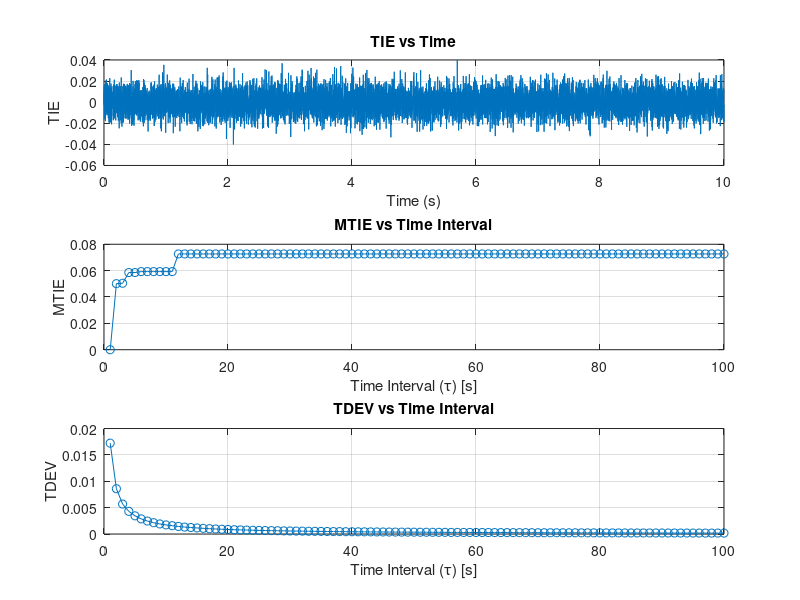

Reproduce this figure in MATLAB.
% 参数设置
fs = 1000; % 采样频率 (Hz)
N = 10000; % 采样点数
t = (0:N-1)/fs; % 时间向量 (s)
sigma = 0.01; % 噪声的标准差

% 创建模拟相位误差数据
clock_signal = t + sigma * randn(1, N); % 模拟相位误差

% 计算TIE
ideal_clock = t;
TIE = clock_signal - ideal_clock;

% 计算 TDEV 的函数
function tdev = compute_tdev(tie, max_tau)
    taus = 1:max_tau;
    tdev = zeros(size(taus));
    for i = 1:length(taus)
        tau = taus(i);
        n = length(tie) - 2*tau;
        if n > 0
            sum_diff = 0;
            for j = 1:n
                sum_diff = sum_diff + (tie(j+2*tau) - 2*tie(j+tau) + tie(j))^2;
            end
            tdev(i) = sqrt(sum_diff / (2*n*tau^2)) ;
        else
            tdev(i) = NaN;
        end
    end
end

% 计算 MTIE 的函数
function mtie = compute_mtie(tie, max_tau)
    taus = 1:max_tau;
    mtie = zeros(size(taus));
    for i = 1:length(taus)
        tau = taus(i);
        n = length(tie) - tau;
        if n > 0
            max_peak_to_peak = 0;
            for j = 1:n
                % 计算当前窗口内的峰值到峰值值
                window_tie = tie(j:j+tau-1);
                peak_to_peak = max(window_tie) - min(window_tie);
                % 更新最大峰值到峰值值
                if peak_to_peak > max_peak_to_peak
                    max_peak_to_peak = peak_to_peak;
                end
            end
            % 保存当前 τ 间隔下的最大峰值到峰值值
            mtie(i) = max_peak_to_peak;
        else
            mtie(i) = NaN;
        end
    end
end

% 调用函数并设置最大时间间隔
max_tau = 100; % 最大时间间隔
tdev_result = compute_tdev(TIE, max_tau);
mtie_result = compute_mtie(TIE, max_tau);

% 在同一个窗口中显示TIE、MTIE和TDEV
figure;

% 绘制TIE vs Time
subplot(3,1,1); % 创建第一个子图
plot(t, TIE);
xlabel('Time (s)');
ylabel('TIE');
title('TIE vs Time');
grid on;

% 绘制MTIE vs Time Interval 使用线性刻度
subplot(3,1,2); % 创建第二个子图
plot(1:max_tau, mtie_result, '-o');
xlabel('Time Interval (\tau) [s]');
ylabel('MTIE');
title('MTIE vs Time Interval');
grid on;

% 绘制TDEV vs Time Interval 使用线性刻度
subplot(3,1,3); % 创建第三个子图
plot(1:max_tau, tdev_result, '-o');
xlabel('Time Interval (\tau) [s]');
ylabel('TDEV');
title('TDEV vs Time Interval');
grid on;
